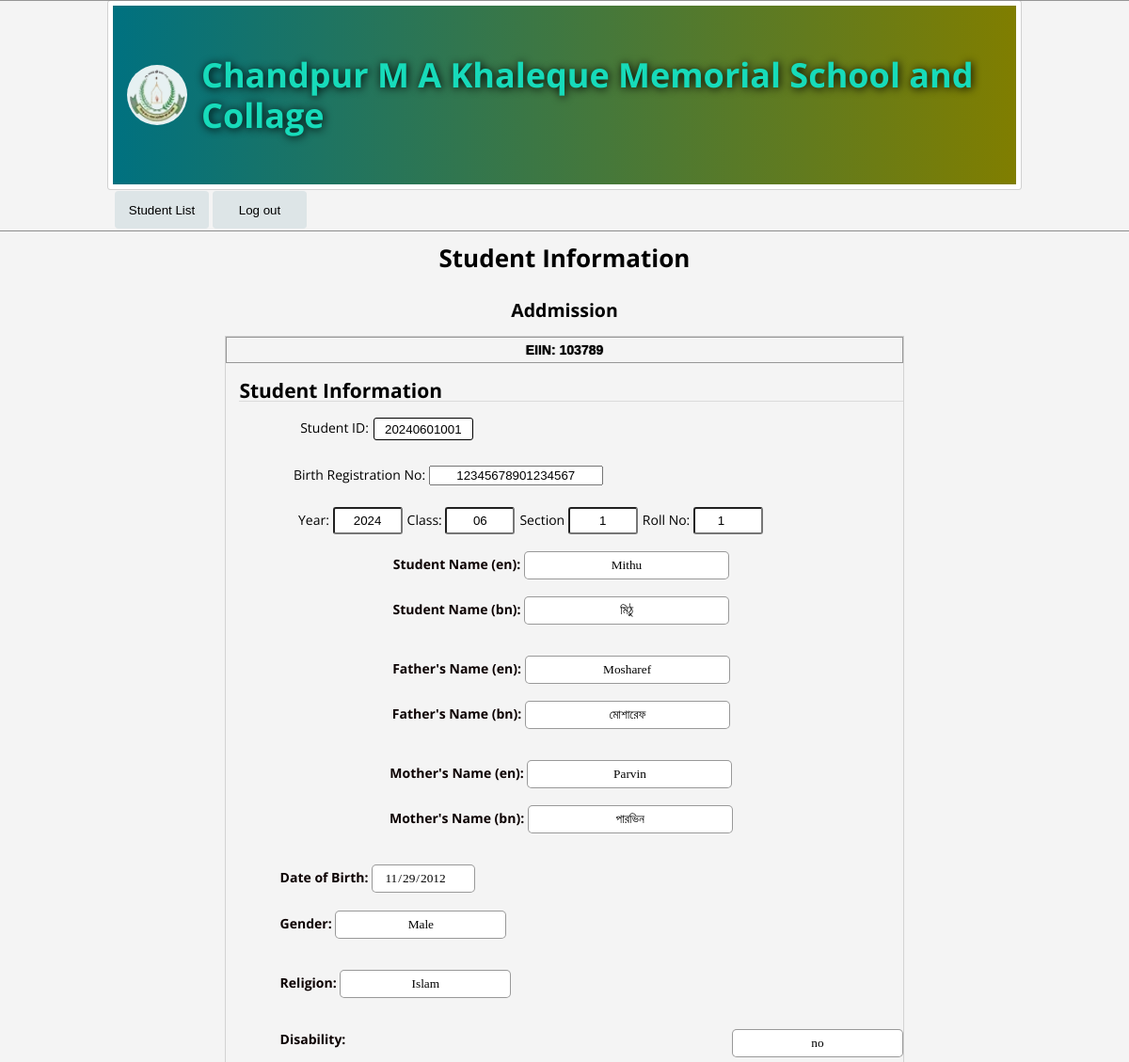
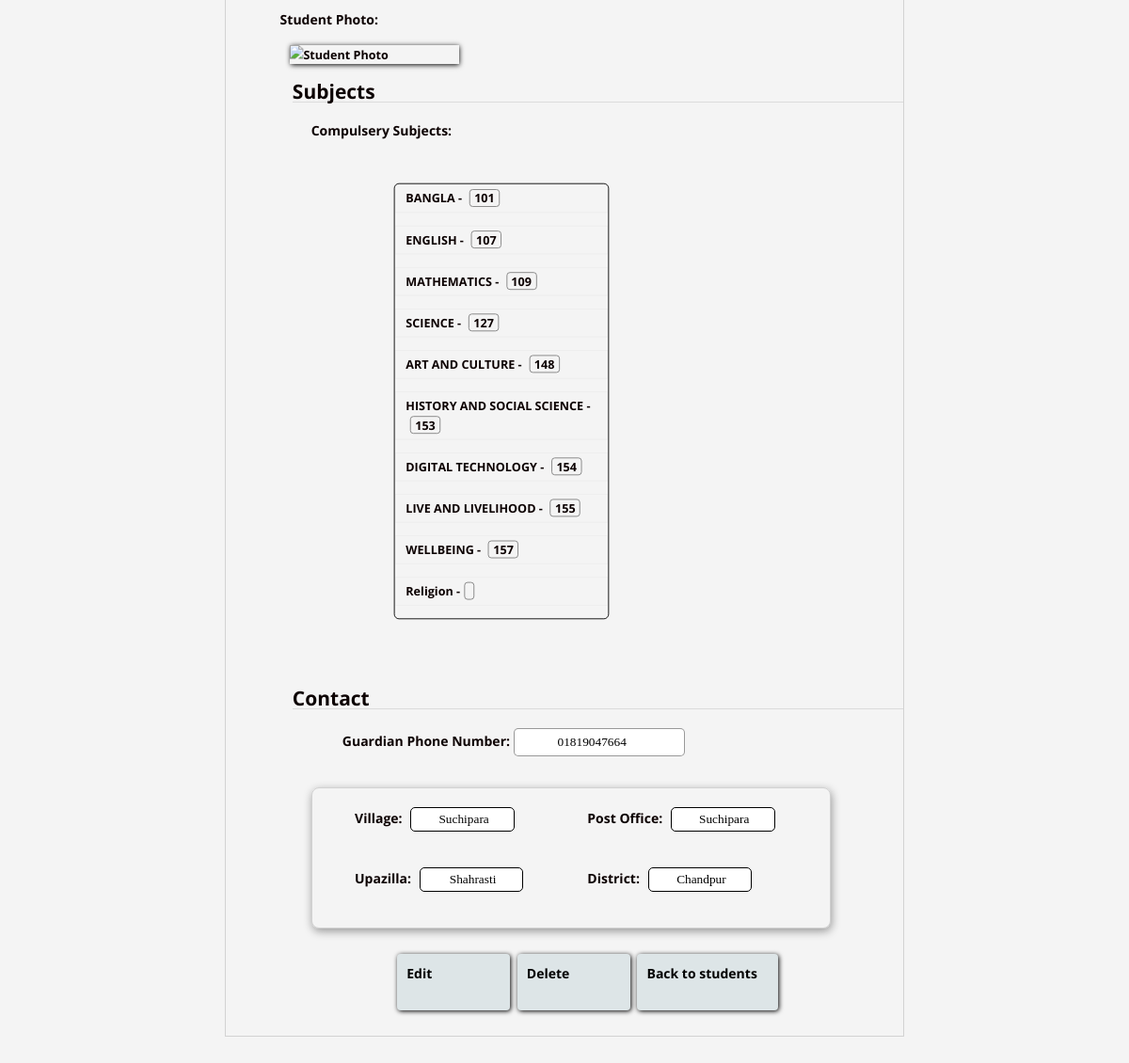
/display_student/3 (signed in), run on the app's committed database (2 pictures, top to bottom).
### tables this page shows
CREATE TABLE students (
                id INTEGER PRIMARY KEY AUTOINCREMENT,
                reg TEXT,
                year TEXT,
                calss TEXT,
                section INTEGER,
                roll INTEGER,
                s_name_en TEXT,
                s_name_bn TEXT,
                f_name_en TEXT,
                f_name_bn TEXT,
                m_name_en TEXT,
                m_name_bn TEXT,
                dob TEXT,
                gender TEXT,
                Religion TEXT,
                disability TEXT,
                photo BLOB,  -- Updated data type for photo storage
                number TEXT,
                vi TEXT,
                post TEXT,
                upazilla TEXT,
                district TEXT,
                students_id TEXT
            );

### app.py (the view)
@app.route('/display_student/<int:student_id>')
@login_required
def display_student(student_id):
    with sqlite3.connect('students.db') as conn:
        cursor = conn.cursor()
        cursor.execute('SELECT * FROM students WHERE id = ?', (student_id,))
        student = cursor.fetchone()
    return render_template('display_student.html', student=student)

### app.py (called while the page is built)
def login_required(f):
    @wraps(f)
    def decorated_function(*args, **kwargs):
        if 'user_id' not in session:
            print("User not logged in. Redirecting to login page.")
            print("Next URL:", request.url)
            return redirect(url_for('login', next=request.url))
        return f(*args, **kwargs)
    return decorated_function

### templates/display_student.html (shortened to what this page needs)
<!DOCTYPE html>
<html lang="en">
<head>
</head>
<body onscroll="scrolled()">
    <header>
        <div class="header">
            <img type="" src="{{ url_for('static', filename='Name___Logo-removebg-preview.png') }}"  alt="" class="imagess">
            <h1>Chandpur M A Khaleque Memorial School and Collage</h1>
        </div>
        <nav>
            <a href="{{ url_for('display_students') }}"><button id="addStudent" class="button">Student List</button></a>
            <button id="log-out" class="button">Log out</button>
        </nav>
    </header>
    <h1>Student Information</h1>
    <section class="everything">
        <h2 class="addmission">Addmission</h2>
        <form action="/submit" method="post" id="form" class="inputs" enctype="multipart/form-data">
            <div class="EIIN">
                <b><p>EIIN: 103789</p></b>
            </div>
            <div class="id">
                <h2 class="si">Student Information</h2>
                <div class="iodhas">
                    <label for="ID" class="s-id">Student ID:</label>
                    <input name="students_id" id="student_id" type="text" value="{{ student[22] }}" readonly>
                </div>
            </div>
            <div class="sb">
                <label for="reg">Birth Registration No:</label>
                <input type="text" name="reg" id="birth-reg"  value="{{ student[1] }}" readonly>
            </div>
            <div class="ycsr">
                <div>
                    <label for="year">Year:</label>
                    <input type="text" name="year" id="" value="{{ student[2] }}"  readonly>
                </div>
                <div>
                    <label for="calss">Class:</label>
                    <input type="text" name="calss" id=""  value="{{ student[3] }}"  readonly>
                </div>
                <div>
                    <label for="section">Section</label>
                    <input type="text" name="section" id="" value="{{ student[4] }}"  readonly>
                </div>
                <div>
                    <label for="roll">Roll No:</label>
                    <input name="roll" type="number" id="roll" value="{{ student[5] }}"  readonly>
                </div>
            </div>
            <div class="ndgrp">
                <div class="nameofstudent">
                    <div>
                        <label for="s_name_en" class="s_name_en">Student Name (en):</label>
                        <input type="text" name="s_name_en" id="s_name_en" value="{{ student[6] }}" readonly>
                    </div>
                    <div>
                        <label for="s_name_bn" class="s_name_bn">Student Name (bn):</label>
                        <input type="text" name="s_name_bn" id="s_name_bn" value="{{ student[7] }}"  readonly>
                    </div>
                </div>
                <div class="nameoffather">
                    <div>
                        <label for="f_name_en" class="f_name_en">Father's Name (en):</label>
                        <input type="text" name="f_name_en" id="f_name_en" value="{{ student[8] }}"  readonly>
                    </div>
                    <div>
                        <label for="f_name_bn" class="s_name_bn">Father's Name (bn):</label>
                        <input type="text" name="f_name_bn" id="f_name_bn" value="{{ student[9] }}"  readonly>
                    </div>
                </div>
                <div class="nameofmother">
                    <div>
                        <label for="m_name_en" class="m_name_en">Mother's Name (en):</label>
                        <input type="text" name="m_name_en" id="m_name_en"  value="{{ student[10] }}" readonly>
                    </div>
                    <div>
                        <label for="m_name_bn" class="s_name_bn">Mother's Name (bn):</label>
                        <input type="text" name="m_name_bn" id="m_name_bn"  value="{{ student[11] }}" readonly>
                    </div>
                </div>
                <div class="dgrd">
                    <div>
                        <label for="dob" class="dob">Date of Birth:</label>
                        <input type="date" name="dob" id="dob" min="2005-01-01" max="2012-12-31"  value="{{ student[12] }}"  readonly >
                    </div>
                    <div>
                        <label for="gender">Gender: </label>
                        <input type="text" name="gender" id="" value="{{ student[13] }}" readonly>
                    </div>
                    <div>
                        <label for="Religion" >Religion:</label>
                        <input type="text" name="Religion" id="religion" value="{{ student[14] }}" readonly>
                    </div>
                    <div class="disability-part">
                        <label for="dis">Disability:</label>
                        <input type="text" name="dis" id="Disability"  value="{{ student[15] }}" readonly>
                    </div>
    <span style="margin-bottom: 15px; ">Student Photo:</span>
    {% if student[16] %}
        <img src="{{ url_for('display_photo', student_id=student[0]) }}" alt="Student Photo" style="max-width: 200px; max-height: 300px; box-shadow: 1px 1px 6px black; scale: .9;" >
    {% else %}
        <p>No Photo Available</p>
    {% endif %}
    <div class="reg-sub">
        <h2 class="si">Subjects</h2>
        <div class="qp">
            <h4>Compulsery Subjects:</h4>
            <div class="sub" id="subject" style="scale: .9;">
                <div class="subject">
                    <p>BANGLA - <span class="subject-code">101</span></p>
                </div>
                <div class="subject">
                    <p>ENGLISH - <span class="subject-code">107</span></p>
                </div>
                <div class="subject">
                    <p>MATHEMATICS - <span class="subject-code">109</span></p>
                </div>
                <div class="subject">
                    <p>SCIENCE - <span class="subject-code">127</span></p>
                </div>
                <div class="subject">
                    <p>ART AND CULTURE - <span class="subject-code">148</span></p>
                </div>
                <div class="subject">
                    <p>HISTORY AND SOCIAL SCIENCE - <span class="subject-code">153</span></p>
                </div>
                <div class="subject">
                    <p>DIGITAL TECHNOLOGY - <span class="subject-code">154</span></p>
                </div>
                <div class="subject">
                    <p>LIVE AND LIVELIHOOD - <span class="subject-code">155</span></p>
                </div>
                <div class="subject">
                    <p>WELLBEING - <span class="subject-code">157</span></p>
                </div>
                <div class="subject">
                    <p><span id="reli">Religion - </span> <span id="subject-code-of-reli" class="subject-code"></span></p>
                </div>
            </div>
        </div>
    </div>
    <section class="contact">
        <h2 class="si">Contact</h2>
        <div class="phonenumber">
            <label for="number">Guardian Phone Number:</label>
            <input type="number" name="number" id="phonenumber" value="{{ student[17] }}" readonly>
        </div>
        <div class="location">
            <div>
                <label for="vi">Village:</label>
                <input name="vi" type="text" id="village"  value="{{ student[18] }}" readonly>
            </div>
            <div>
                <label for="post">Post Office:</label>
                <input name="post" type="text" id="postoffice"  value="{{ student[19] }}" readonly>
            </div>
            <div>
                <label for="upazilla">Upazilla:</label>
                <input name="upazilla" type="text" id="upazilla"  value="{{ student[20] }}" readonly>
            </div>
            <div>
                <label for="district">District:</label>
                <input name="district" type="text" id="district"  value="{{ student[21] }}" readonly>
            </div>
        </div>
    </section>
    <div class="buttons">
        <a class="button" href="{{ url_for('edit_student', student_id=student[0]) }}">Edit</a>
        <a class="button" href="{{ url_for('delete_student', student_id=student[0]) }}" onclick="return confirm('Are you sure you want to delete this student?')" >Delete</a>
        <a class="button" href="{{ url_for('display_students') }}">Back to students</a>
    </div>
</body>
</html>

### templates/display_student.html (style rules this page uses)
body { background: #000000; font: 13px/1.7em 'Open sans'; background-color: #f4f4f4; margin: 0; display: flex; align-items: center; flex-direction: column; height: 100vh; }
#dob { margin-bottom: -5px; }
.imagess { background-color: rgba(255, 255, 255, 0.9); border-radius: 50%; padding: 2px; height: 60px; width: 60px; margin: 15px; }
nav { display: flex; align-items: start; width: 80%; }
header { border-top: 1px solid rgba(128, 128, 128, 0.811); border-bottom: 1px solid rgba(128, 128, 128, 0.881); width: 100%; display: flex; align-items: center; flex-direction: column; }
.header { border: 5px solid white; outline: 1px solid rgba(128, 128, 128, 0.301); margin-top: 0px; width: 80%; color: rgb(23, 219, 186); background: linear-gradient(to right, rgb(0, 113, 128) , rgb(128, 126, 0) ); height: 190px; font-size: 18px; text-shadow: 1px 1px 10px black; display: flex; justify-content: center; align-items: center; line-height: 1.2; border-radius: 2px; }
#student_id { border: 1px ridge black; height: 20px; width: 100px; border-radius: 3px; text-align: center; margin-left: 5px; }
.ndgrp { font-size: 14px; font-weight: 700; color: #0c0101; }
.nameofstudent , .nameoffather, .nameofmother { width: 95%; display: inline-flex; justify-content: space-evenly; flex-wrap: wrap; margin-bottom: 15px; margin-left: 2%; }
form { display: flex; flex-direction: column; border: 1px solid rgba(128, 128, 128, 0.301); margin-bottom: 100px; }
label { margin-bottom: 8px; display: inline-block; }
.disability-part { display: inline-flex; justify-content: space-between; height: 30px; }
.disability-part input { margin-left: 8px; }
.ycsr { width: 70%; display: inline-flex; justify-content: space-evenly; margin-left: 10%; margin-bottom: 2%; margin-top: 2%; }
.ycsr input { width: 60px; height: 15px; padding: 5px; border-radius: 3px; }
.ndgrp input { padding: 8px; margin-bottom: 18px; height: 12px; border-radius: 5px; border: 1px solid rgba(128, 128, 128, 0.801); font-family: 'Times New Roman', Times, serif; width: 200px; }
input { text-align: center; width: fit-content; }
.iodhas { margin-left: 11%; display: inline-flex; flex-direction: row; margin-bottom: 20px; }
.sb { margin-left: 10%; }
.button { background-color: #91b1b93b; color: #000000; padding: 10px; border: none; border-radius: 4px; cursor: pointer; margin: 2px; height: 40px; width: 100px; min-width: 100px; transition: .80s; }
.dgrd { margin-left: 8%; display: inline-flex; flex-direction: column; }
.dgrd label { display: inline-block; }
.dgrd input { width: fit-content; }
.dgrd div { margin-bottom: 15px; }
.everything { display: flex; flex-direction: column; align-items: center; }
.EIIN { border: 1px solid rgba(128, 128, 128, 0.811); }
.EIIN p { margin: 2px; text-align: center; color: black; text-shadow: .1px .1px 1px black; font-family: 'Gill Sans', 'Gill Sans MT', Calibri, 'Trebuchet MS', sans-serif; }
.si { border-bottom: 1px solid rgba(0, 0, 0, 0.1); margin-left: 2%; }
.inputs { font-size: 14px; width: 60%; min-width: 60%; max-width: 60%; }
.qp { margin-left: 5%; }
.sub { width: 40%; border: 1px solid black; border-radius: 6px; margin-left: 12%; }
.subject { border: 1px ridge rgba(128, 128, 128, 0.062); }
.subject p { margin: 5px; margin-left: 12px; }
.subject-code { border: 1px ridge gray; margin-left: 5px; padding-left: 5px; padding-right: 5px; text-align: center; border-radius: 4px; }
.contact .phonenumber, .location { margin-left: 10%; }
.phonenumber { margin: 20px; }
.location { border: 1px solid rgba(128, 128, 128, 0.301); width: 80%; display: inline-flex; flex-wrap: wrap; justify-content: space-evenly; padding: 10px; border-radius: 8px; box-shadow: 1px 3px 10px rgba(0, 0, 0, 0.384); margin-bottom: 20px; margin-left: 5%; }
.location div { width: 40%; margin-top: 10px; margin-bottom: 10px; }
.location input { margin-left: 5px; height: 20px; border-radius: 5px; border: none; border: 1px solid black; padding: 2px; padding-left: 5px; width: 48%; }
.buttons { width: fit-content; padding: 10px; margin-left: 17%; }
.buttons .button { background-color: #91b1b93b; color: #000000; padding: 10px; border: none; border-radius: 4px; cursor: pointer; margin: 2px; height: 40px; width: 80px; min-width: 100px; transition: .60s; box-shadow: 1px 1px 5px black; display: inline-flex; flex-direction: row; text-align: center; text-decoration: none; }
.buttons .button:nth-child(3) { width: 130px; }

### data on the page
students: students_id "20240601001", reg "12345678901234567", year "2024", calss "06", section "1", roll "1", s_name_en "Mithu", s_name_bn "মিঠু", f_name_en "Mosharef", f_name_bn "মোশারেফ", m_name_en "Parvin", m_name_bn "পারভিন", dob "11/29/2012", gender "Male", Religion "Islam", dis "no", number "01819047664", vi "Suchipara", post "Suchipara", upazilla "Shahrasti", district "Chandpur"
